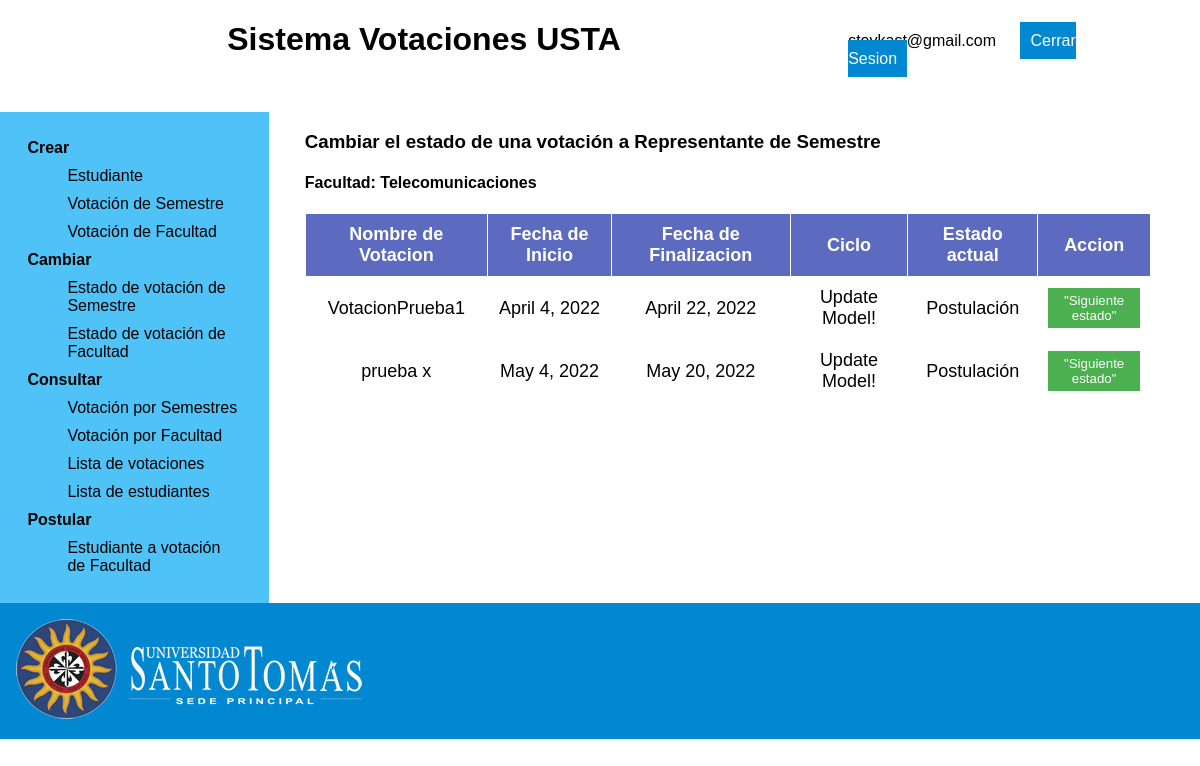
The page /changeCycleVotingStatus/ (signed in) on the database as committed earlier.
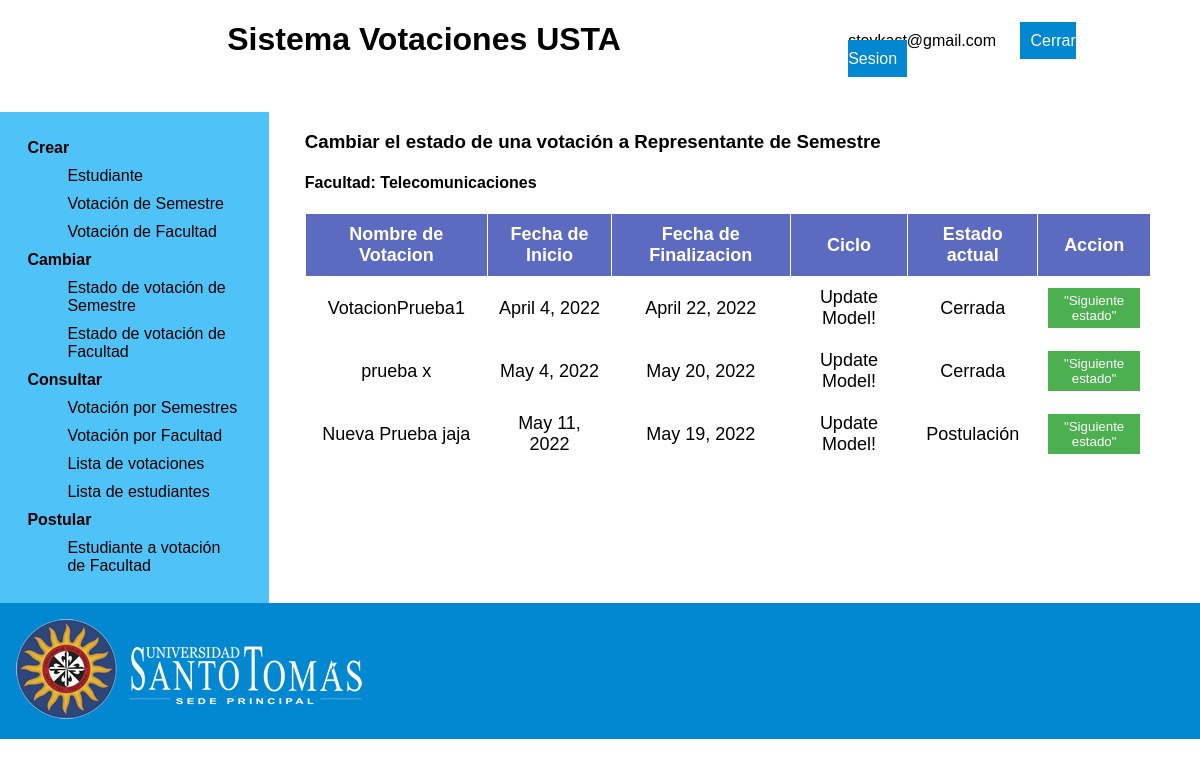
The same page on the database as committed later.
### app_votaciones/models.py (models this page shows, shortened)
class Facultad(models.Model):
    nombre = models.CharField(max_length=45,null=False)
    class Meta:
        app_label = 'app_votaciones'

class Votacion(models.Model):
    nombre = models.CharField(max_length=45)
    start_date = models.DateField(
                                auto_now=False,
	                            auto_now_add=False,
    )
    end_date = models.DateField(auto_now=False,
	                            auto_now_add=False,
                                )
    idTipo = models.ForeignKey(TipoVotacion,
                  related_name='votaciones',
                  null=False,
                  on_delete=models.PROTECT)
    idEstado = models.ForeignKey(EstadoVotacion,
                  related_name='votaciones',
                  null=False,
                  on_delete=models.PROTECT)
    idFacultad = models.ForeignKey(Facultad,
                  related_name='votaciones',
                  null=False,
                  on_delete=models.PROTECT)
    class Meta:
        app_label = 'app_votaciones'

### app_votaciones/views.py (the view)
# urls.py: path('changeCycleVotingStatus/', views.changeCycleVotingStatus, name='changeCycleVotingStatus'),
@login_required
def changeCycleVotingStatus(request):
    query = Votacion.objects.all()
    lista = list(query.values())
    fac = Facultad.objects.get(id=Decano.objects.get(id=request.user.id).idFacultad_id)
    contexto = {"votaciones":lista, "facultad":fac, "facultad_id":fac.id }
    return render(request, 'changeCycleVotingStatus.html',contexto)

### app_votaciones/templates/changeCycleVotingStatus.html (shortened to what this page needs)
{% extends "dean.html" %}
{% load static %}
{% block main %}
<h3>Cambiar el estado de una votación a Representante de Semestre</h3>
{% if facultad %}
  <h4> Facultad: {{ facultad.nombre }} </h4>
{% endif %}
<table>
  <thead>
    <tr>
      <th>Nombre de Votacion</th>
      <th>Fecha de Inicio</th>
      <th>Fecha de Finalizacion</th>
      <th>Ciclo</th>
      <th>Estado actual</th>
      <th>Accion</th>
    </tr>
  </thead>
  <tbody>
    {% if votaciones %}
    {% for votacion in votaciones %}
    {% if votacion.idTipo_id == 1 and facultad_id == votacion.idFacultad_id %}
    <tr>
      <td>{{votacion.nombre}}</td>
      <td>{{votacion.start_date}}</td>
      <td>{{votacion.end_date}}</td>
      <td>Update Model!</td>
      {% if votacion.idEstado_id == 1 %}
      <td> Postulación </td>
      {% elif votacion.idEstado_id == 2 %}
      <td> Votacion </td>
      {% else %}
      <td> Cerrada </td>
      {% endif %}
      <form action="{% url 'app:nextStatus' %}" method="post">
        <td><button type="submit" name='id' value={{votacion.id}}>"Siguiente estado"</button></td>
      </form>
    </tr>
    {% endif %}
    {% endfor %}
    {% endif %}
  </tbody>
</table>
{% endblock %}

### app_votaciones/templates/dean.html (shortened to what this page needs)
{% load static %}
<!DOCTYPE html>
<html lang="en">
<head>
  <link rel="stylesheet" href="{% static '/css/pages.css' %}" />
</head>
<body>
  <div class="grid-container">
    <div class="header">
      <h1>Sistema Votaciones USTA</h1>
    </div>
    <div class="logOut">
      <span>{{ request.user.email }}</span>
      <a href="{% url 'app:view_logout' %}">Cerrar Sesion</a>
    </div>
    <div class="menu">
      <dl>
        <dt>Crear</dt>
        <dd><a href="/createStudent">Estudiante</a></dd>
        <dd>
          <a href="/createCycleVoting"> Votación de Semestre </a>
        </dd>
        <dd>
          <a href="/createFacultyVoting"> Votación de Facultad </a>
        </dd>
        <dt>Cambiar</dt>
        <dd>
          <a href="/changeCycleVotingStatus">
            Estado de votación de Semestre
          </a>
        </dd>
        <dd>
          <a href="/changeFacultyVotingStatus">
            Estado de votación de Facultad
          </a>
        </dd>
        <dt>Consultar</dt>
        <dd>
          <a href="/consultCycleVoting"> Votación por Semestres </a>
        </dd>
        <dd>
          <a href="/consultFacultyVoting"> Votación por Facultad </a>
        </dd>
        <dd>
          <a href="/consultVotingListDean"> Lista de votaciones</a>
        </dd>
        <dd>
          <a href="/consultFacultyStudentList"> Lista de estudiantes </a>
        </dd>
        <dt>Postular</dt>
        <dd>
          <a href="/placeFacultyStudent">
            Estudiante a votación de Facultad
          </a>
        </dd>
      </dl>
    </div>
    <div class="main">{% block main%}{% endblock %}</div>
    <div class="footer">
      <img id="logoImg" src="{% static '/img/logo_usta_white.webp' %}" alt="logo USTA" />
    </div>
  </div>
</body>
</html>

### app_votaciones/static/css/pages.css (style rules this page uses)
* { font-family: Arial, Helvetica, sans-serif; }
body { padding: 0; margin: 0; width: 100%; }
.header { background: white; margin-bottom: 2em; text-align: center; grid-area: header; }
.logOut { top: 2em; right: 1em; margin: 2em 3em 0 0; background: white; grid-area: logOut; }
.menu { background: #4fc3f7; padding: 10%; text-align: center; grid-area: menu; width: 14em; }
.main { padding-left: 2em; margin: 5%; margin-top: 0; grid-area: main; }
.footer { background: #0288d1; grid-area: footer; }
.grid-container { display: grid; grid-template-areas: "header header header header header logOut" "menu main main main main main" "footer footer footer footer footer footer"; }
dl { text-align: left; margin: 0; padding: 0; }
dt { font-weight: bold; }
dt, dd { padding: 5px; }
a { text-decoration: none; color: #000; }
.logOut a { text-decoration: none; width: 100%; margin: 20px; padding: 10px; border: none; background: #0288d1; color: white; }
#logoImg { margin: 1em; }
table { border-collapse: collapse; border: 3px; }
th { background: #5c6bc0; color: white; font-weight: bold; }
td, th { padding: 10px; border: 1px solid white; text-align: center; font-size: 18px; }
button { width: 100%; margin: 20px 0px 0px 0px; padding: 10px 0px 10px 0px; border: none; background: #0288d1; color: white; }
td > button { background: #4caf50; margin: 0; padding: 5px 0px 5px 0px; }

Rows that differ between the two databases and show on the page:
changed Votacion "VotacionPrueba1": idEstado_id "Postulación" → "Cerrada"
changed Votacion "prueba x": idEstado_id "Postulación" → "Cerrada"
added Votacion: nombre "Nueva Prueba jaja", start_date "May 11, 2022", end_date "May 19, 2022", shows "Postulación", {{ votacion.id }} 5 (drawn)
